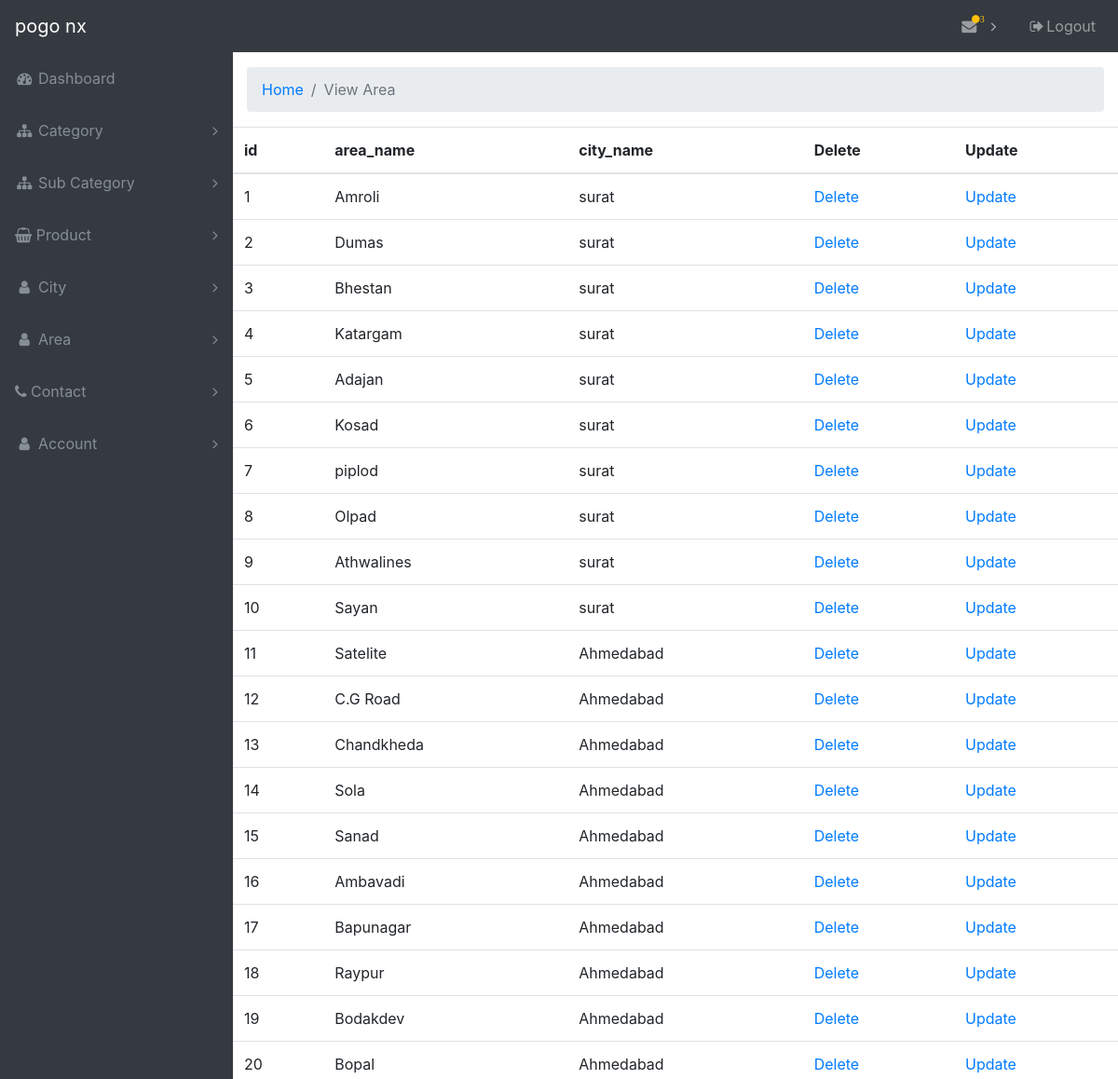
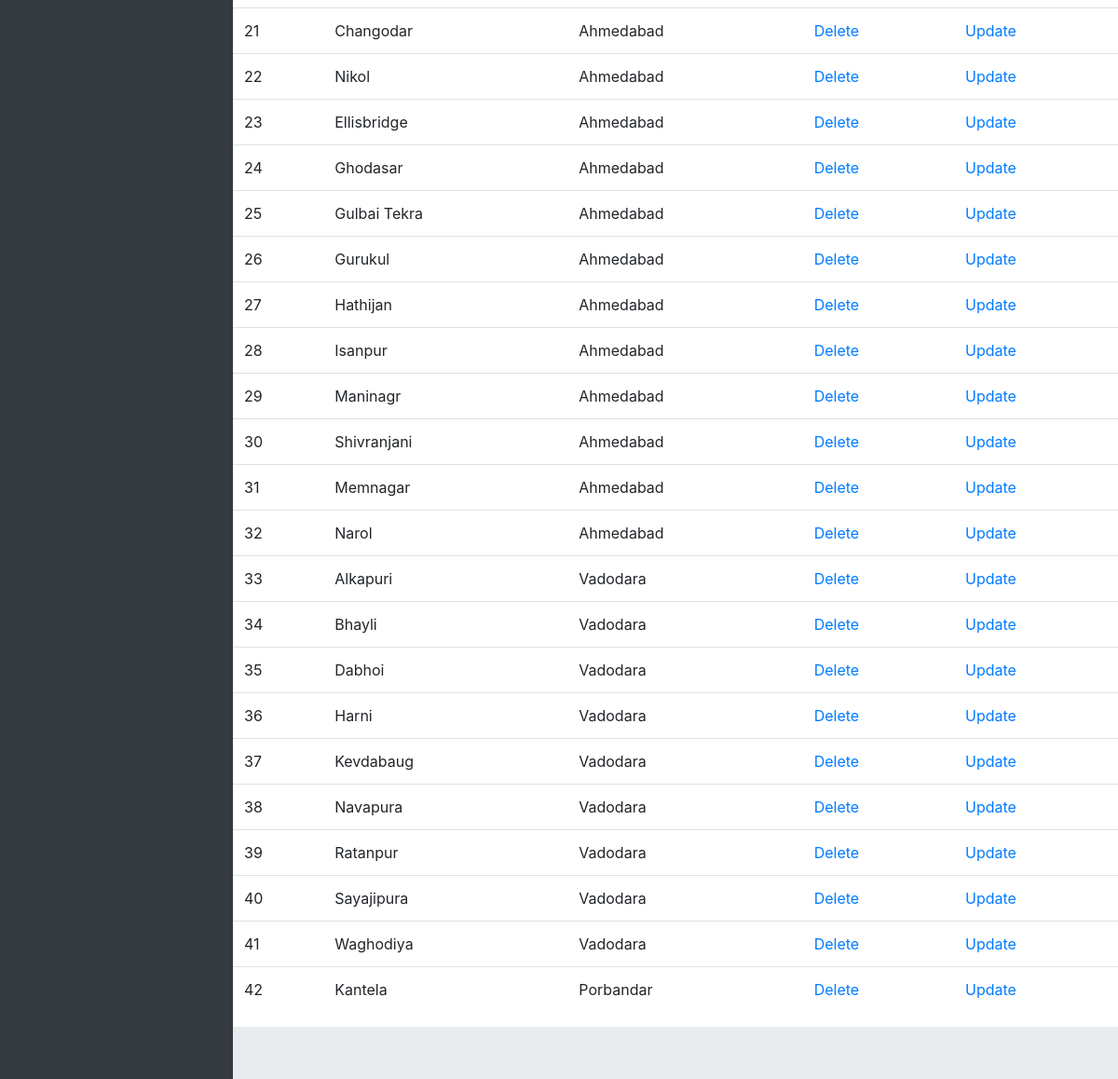
Page /admin/viewarea.php on the committed database (2 pictures, top to bottom).
### tables this page shows
CREATE TABLE `area` (
  `area_id` int(11) NOT NULL,
  `area_name` varchar(20) NOT NULL,
  `city_name` varchar(15) NOT NULL
);

### admin/viewarea.php (the view)
<?php
  include('header.php');
$conn=mysqli_connect("localhost","root","","shopping")or die("database not connected");
$res=mysqli_query($conn,"SELECT * FROM area");
$id=1;
?>
<div class="content-wrapper">
      <div class="container-fluid">
      <ol class="breadcrumb">
        <li class="breadcrumb-item">
          <a href="header.php">Home</a>
        </li>
        <li class="breadcrumb-item active">View Area</li>
      </ol>
      </div>
<table class="table">
  <thead>
    <tr>
      <th>id</th>
      <th>area_name</th>
      <th>city_name</th>
      <th>Delete</th>
      <th>Update</th>
    </tr>
  </thead>
<?php
while ($row=mysqli_fetch_array($res)){
?>
<tr>
    <td><?php echo $id++; ?></td>
    <td><?php echo $row['area_name']; ?></td>
    <td><?php echo $row['city_name']; ?></td>
    <td><a href="deletearea.php?id=<?php echo $row['area_id']; ?>">Delete</td>
    <td><a href="updatearea.php?id=<?php echo $row['area_id']; ?>">Update</td>
</tr>
<?php
}
?>
</table>
</div>
<?php
  include('footer.php');
?>

### admin/css/sb-admin.css (style rules this page uses)
html { position: relative; min-height: 100%; }
body { overflow-x: hidden; }
body.sticky-footer { margin-bottom: 56px; }
body.sticky-footer .content-wrapper { min-height: calc(100vh - 56px - 56px); }
body.fixed-nav { padding-top: 56px; }
.content-wrapper { min-height: calc(100vh - 56px); padding-top: 1rem; }
.content-wrapper { overflow-x: hidden; background: white; }
@media (min-width: 992px) { .content-wrapper { margin-left: 250px; } }

### rows in the picture
area: area_name "Amroli", city_name "surat"
area: area_name "Dumas", city_name "surat"
area: area_name "Bhestan", city_name "surat"
area: area_name "Katargam", city_name "surat"
area: area_name "Adajan", city_name "surat"
area: area_name "Kosad", city_name "surat"
area: area_name "piplod", city_name "surat"
area: area_name "Olpad", city_name "surat"
area: area_name "Athwalines", city_name "surat"
area: area_name "Sayan", city_name "surat"
area: area_name "Satelite", city_name "Ahmedabad"
area: area_name "C.G Road", city_name "Ahmedabad"
area: area_name "Chandkheda", city_name "Ahmedabad"
area: area_name "Sola", city_name "Ahmedabad"
area: area_name "Sanad", city_name "Ahmedabad"
area: area_name "Ambavadi", city_name "Ahmedabad"
area: area_name "Bapunagar", city_name "Ahmedabad"
area: area_name "Raypur", city_name "Ahmedabad"
area: area_name "Bodakdev", city_name "Ahmedabad"
area: area_name "Bopal", city_name "Ahmedabad"
area: area_name "Changodar", city_name "Ahmedabad"
area: area_name "Nikol", city_name "Ahmedabad"
area: area_name "Ellisbridge", city_name "Ahmedabad"
area: area_name "Ghodasar", city_name "Ahmedabad"
area: area_name "Gulbai Tekra", city_name "Ahmedabad"
area: area_name "Gurukul", city_name "Ahmedabad"
area: area_name "Hathijan", city_name "Ahmedabad"
area: area_name "Isanpur", city_name "Ahmedabad"
area: area_name "Maninagr", city_name "Ahmedabad"
area: area_name "Shivranjani", city_name "Ahmedabad"
area: area_name "Memnagar", city_name "Ahmedabad"
area: area_name "Narol", city_name "Ahmedabad"
area: area_name "Alkapuri", city_name "Vadodara"
area: area_name "Bhayli", city_name "Vadodara"
area: area_name "Dabhoi", city_name "Vadodara"
area: area_name "Harni", city_name "Vadodara"
area: area_name "Kevdabaug", city_name "Vadodara"
area: area_name "Navapura", city_name "Vadodara"
area: area_name "Ratanpur", city_name "Vadodara"
area: area_name "Sayajipura", city_name "Vadodara"
area: area_name "Waghodiya", city_name "Vadodara"
area: area_name "Kantela", city_name "Porbandar"

### other values in the picture
$row "3"
